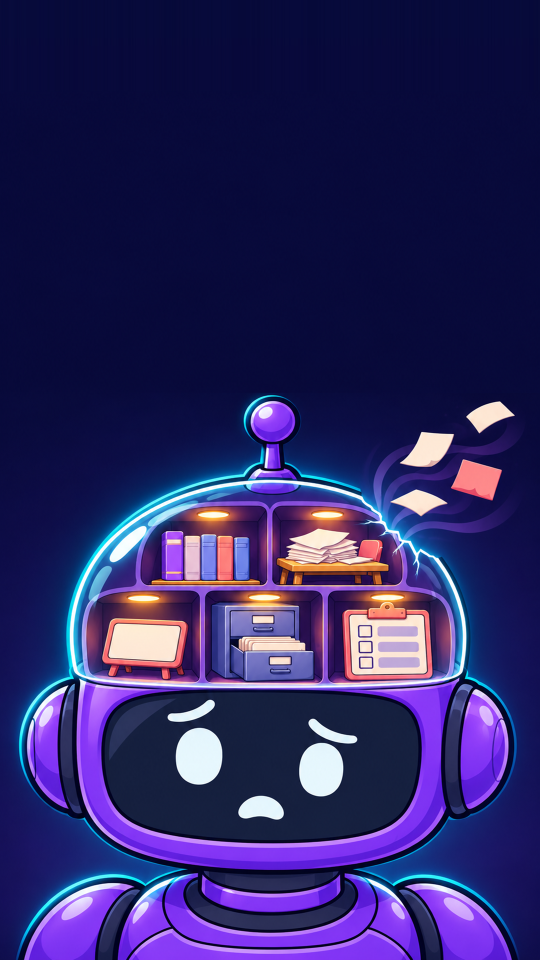
#> input picture examples/agent-memory-kinds/cover/scene.png, 1080 x 1920 px, found by its file name (shown at 1/2 size)
$ python compose_cover.py scene.png out/cover.png /
#> lines starting #> are read from the running program, lines starting #| are printed output that depends on the picture
"""Compose a reel cover: a full-bleed 1080x1920 scene, a series label and a two-line headline.

    uv run --with pillow python scripts/compose_cover.py scene.png out/cover.png \
        --series exp "Can ChatGPT" "hear a *tune*?"
    uv run --with pillow python scripts/compose_cover.py --sheet sheet.png a.png b.png c.png

The scene is the image (usually from Codex): its top band (y 0-760) calm and dark, the subject
below. `*word*` in a headline line takes the series colour. `--zoom 1.15` enlarges the scene from
its bottom edge when the subject sits too low and leaves a dark gap under the headline.
`--sheet` lays finished covers side by side, so the author compares candidates in one image.

The profile grid crops each cover to the central 3:4 band (y 240-1680): the label and the headline
are placed inside it.
"""
import argparse
import os
import sys

from PIL import Image, ImageDraw, ImageFilter, ImageFont

W, H = 1080, 1920
GRID_TOP, GRID_BOTTOM = 240, 1680
MAX_TEXT_WIDTH = 940
FONT = os.environ.get("COVER_FONT", "/System/Library/Fonts/Avenir Next.ttc")
FONT_INDEX = int(os.environ.get("COVER_FONT_INDEX", "8"))  # Avenir Next Heavy

# One palette and label per series, so the grid reads as a set.
SERIES = {
    "exp": {"tag": "AI EXPERIMENTS", "accent": (110, 232, 255), "tag_text": (10, 30, 50)},
    "explained": {"tag": "AI EXPLAINED", "accent": (255, 214, 90), "tag_text": (30, 24, 6)},
    "maths": {"tag": "MATHS", "accent": (255, 150, 70), "tag_text": (40, 20, 8)},
    "sports": {"tag": "SPORTS AI", "accent": (190, 245, 110), "tag_text": (12, 36, 24)},
}


def font(size: int) -> ImageFont.FreeTypeFont:
    try:
        return ImageFont.truetype(FONT, size, index=FONT_INDEX)
    except OSError:
        sys.exit(f"font not found: {FONT} (set COVER_FONT and COVER_FONT_INDEX to a heavy sans)")


def parts(line: str) -> list[tuple[str, bool]]:
    """'hear a *tune*?' -> [('hear a ', False), ('tune', True), ('?', False)]"""
    return [(text, i % 2 == 1) for i, text in enumerate(line.split("*")) if text]


def scene(path: str, zoom: float) -> Image.Image:
#> called with path = 'scene.png', zoom = 1
    im = Image.open(path).convert("RGB").resize((W, H), Image.LANCZOS)
    if zoom <= 1:
        return im
    w, h = int(W * zoom), int(H * zoom)
    big = im.resize((w, h), Image.LANCZOS)
    x = (w - W) // 2
    return big.crop((x, h - H, x + W, h))


def compose(scene_path: str, out: str, series: str, lines: list[str], zoom: float = 1.0) -> None:
    s = SERIES[series]
    im = scene(scene_path, zoom)
    draw = ImageDraw.Draw(im)
    plain = [line.replace("*", "") for line in lines]

    size = 138
    while max(draw.textlength(t, font=font(size)) for t in plain) > MAX_TEXT_WIDTH:
        size -= 4
#> this loop made 0 passes
#> after the loop, size = 138
    face = font(size)
    line_h = int(size * 1.04)
#> line_h = 143
    top = GRID_TOP + 130
    block_h = line_h * len(lines)
#> block_h = 143

    # A dark veil that fades out under the headline keeps it readable on any scene.
    veil = Image.new("L", (W, H), 0)
#> veil: PIL image 1080x1920 L; every value is 0
    vd = ImageDraw.Draw(veil)
    end = top + block_h + 140
#> end = 653
    for y in range(GRID_TOP, end):
        vd.line((0, y, W, y), fill=int(150 * max(0.0, 1 - (y - GRID_TOP) / (end - GRID_TOP)) ** 0.9))
    im = Image.composite(Image.new("RGB", (W, H), (6, 6, 12)), im, veil)
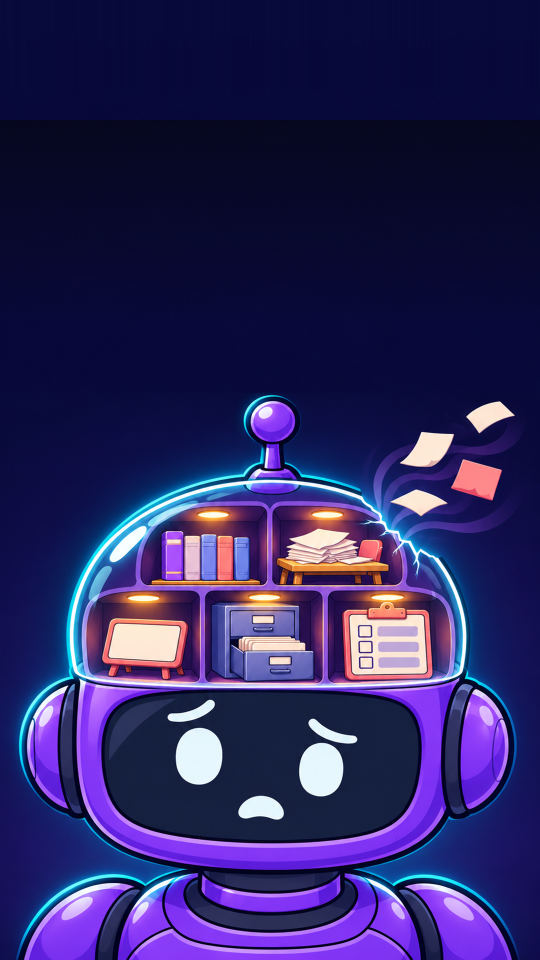
#> im: PIL image 1080x1920 RGB (shown at 1/2 size); mean R, G, B 45.1, 39.2, 96.7

    # Soft shadow, then the text.
    shadow = Image.new("L", (W, H), 0)
    sd = ImageDraw.Draw(shadow)
    for i, t in enumerate(plain):
        sd.text(((W - sd.textlength(t, font=face)) / 2, top + i * line_h + 2), t, font=face, fill=255)
    shadow = shadow.filter(ImageFilter.GaussianBlur(14)).point(lambda a: min(255, int(a * 0.9)))
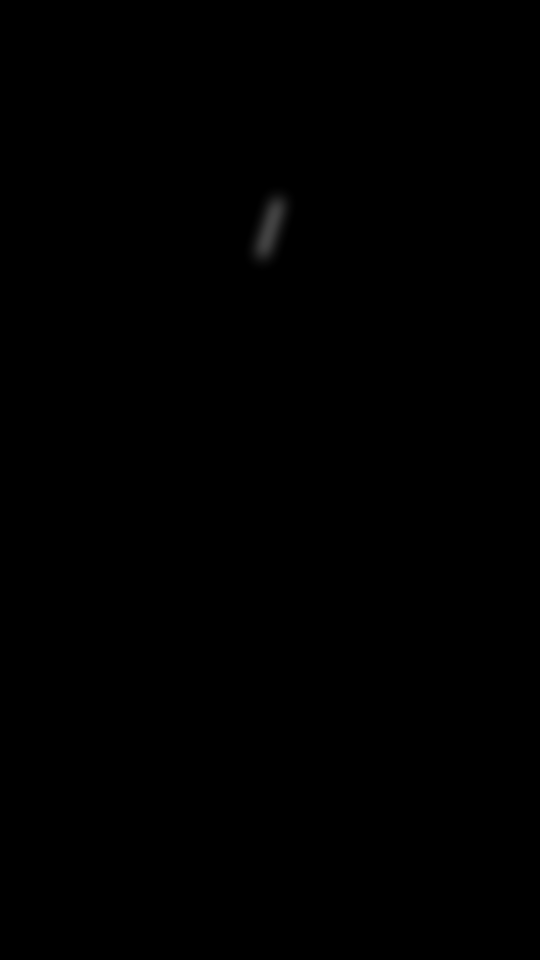
#> shadow: PIL image 1080x1920 L (shown at 1/2 size); min 0, max 66, mean 0.1
    im = Image.composite(Image.new("RGB", (W, H), (0, 0, 0)), im, shadow)

    draw = ImageDraw.Draw(im)
    for i, line in enumerate(lines):
        x = (W - draw.textlength(plain[i], font=face)) / 2
        for text, accent in parts(line):
            draw.text((x, top + i * line_h), text, font=face, fill=s["accent"] if accent else (255, 255, 255))
            x += draw.textlength(text, font=face)
#> this loop made 1 pass

    tag_face = font(30)
    tw = draw.textlength(s["tag"], font=tag_face)
#> tw = 249.8
    draw.rounded_rectangle((W / 2 - tw / 2 - 26, GRID_TOP + 50, W / 2 + tw / 2 + 26, GRID_TOP + 106), 28, fill=s["accent"])
    draw.text((W / 2, GRID_TOP + 78), s["tag"], font=tag_face, fill=s["tag_text"], anchor="mm")

    os.makedirs(os.path.dirname(os.path.abspath(out)), exist_ok=True)
    im.save(out)
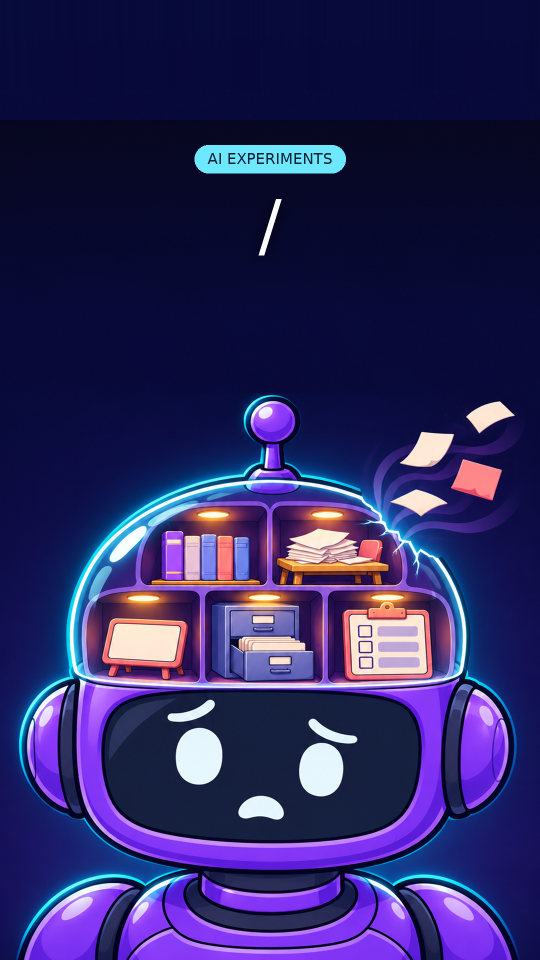
#> saved as cover.png: PIL image 1080x1920 RGB (shown at 1/2 size); mean R, G, B 46, 41, 98.4
    print(out)


def sheet(out: str, covers: list[str]) -> None:
    gap, w, h = 20, 540, 960
    canvas = Image.new("RGB", (len(covers) * w + (len(covers) - 1) * gap, h), (10, 10, 14))
    for i, path in enumerate(covers):
        canvas.paste(Image.open(path).convert("RGB").resize((w, h), Image.LANCZOS), (i * (w + gap), 0))
    canvas.save(out)
    print(out)


def main() -> None:
    ap = argparse.ArgumentParser(description=__doc__.split("\n")[0])
    ap.add_argument("--sheet", metavar="OUT", help="lay finished covers side by side into OUT")
    ap.add_argument("--series", choices=sorted(SERIES), default="exp")
    ap.add_argument("--zoom", type=float, default=1.0)
    ap.add_argument("args", nargs="+")
    a = ap.parse_intermixed_args()
    if a.sheet:
        sheet(a.sheet, a.args)
        return
    if len(a.args) < 3:
        ap.error("usage: scene.png out.png 'line 1' ['line *2*']")
    scene_path, out, *lines = a.args
    compose(scene_path, out, a.series, lines, a.zoom)


if __name__ == "__main__":
    main()
